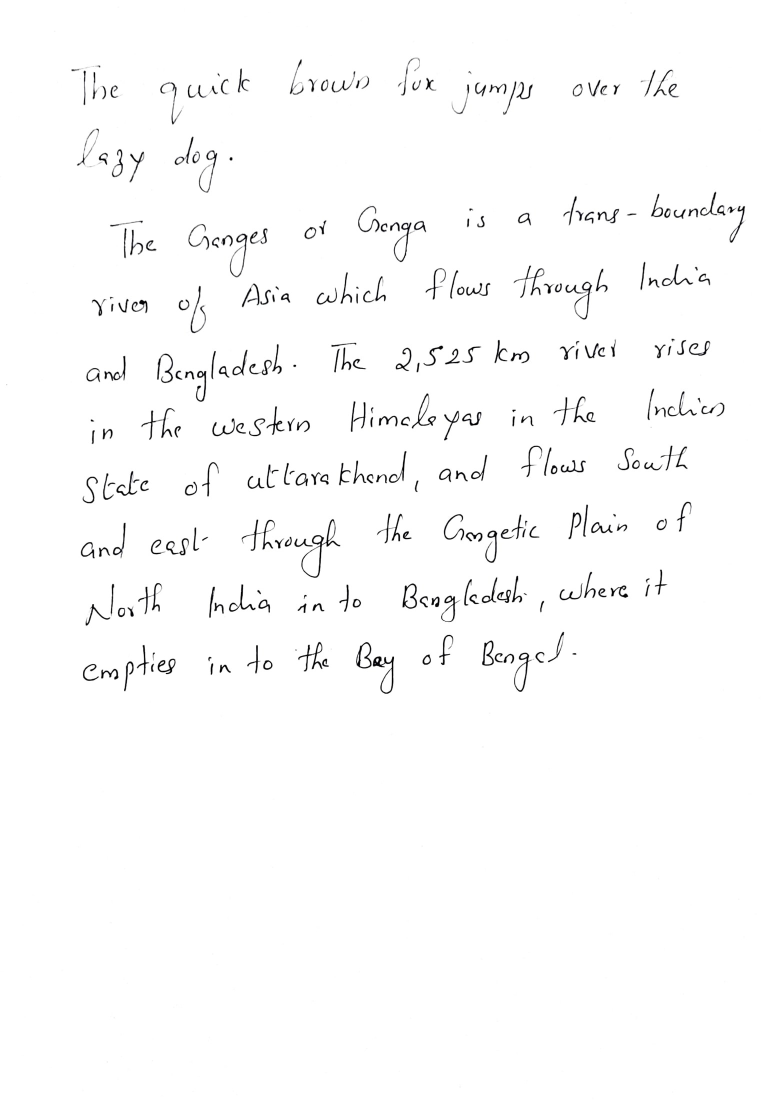
#> input picture source/segmentation/test.jpg, 1527 x 2200 px (shown at 1/2 size)
$ python -i utils.py   (imports and definitions only)   (older library calls are emulated)
#> lines starting #> are read from the running program, lines starting #| are printed output that depends on the picture
#> further down, picture is the input picture: shape (2200, 1527, 3); mean B, G, R 251, 251, 251
import cv2
import imutils
import numpy as np
from imutils import perspective
from PIL import Image

SMALL_HEIGHT = 800

# [10 lines left out: functions writeText, resize, not called in this run]

def ratio(img, height=SMALL_HEIGHT):
    return img.shape[0] / height

# [27 lines left out: functions thickenImage, sobelDetect, findEdges, not called in this run]

# https://stackoverflow.com/questions/44752240/how-to-remove-shadow-from-scanned-images-using-opencv
def removeShadows(image, norm=False):
#> called with norm = False
    rgb_planes = cv2.split(image)
    result_norm_planes = []
    for plane in rgb_planes:
        dilated_img = cv2.dilate(plane,kernel=(1,1),iterations=1)
        bg_img = cv2.medianBlur(dilated_img, 21)
        diff_img = 255 - cv2.absdiff(plane, bg_img)
        norm_img = cv2.normalize(diff_img,None, alpha=0, beta=255, norm_type=cv2.NORM_MINMAX, dtype=cv2.CV_8UC1)
        ret, norm_img = cv2.threshold(norm_img, 230, 0, cv2.THRESH_TRUNC)
        cv2.normalize(norm_img, norm_img, alpha=0, beta=255, norm_type=cv2.NORM_MINMAX, dtype=cv2.CV_8UC1)
        result_norm_planes.append(norm_img)
#> this loop made 3 passes
#> pass 1, in removeShadows, `ret, norm_img = cv2.threshold(norm_img, 230, 0, cv2.THRESH_TRUNC)`:
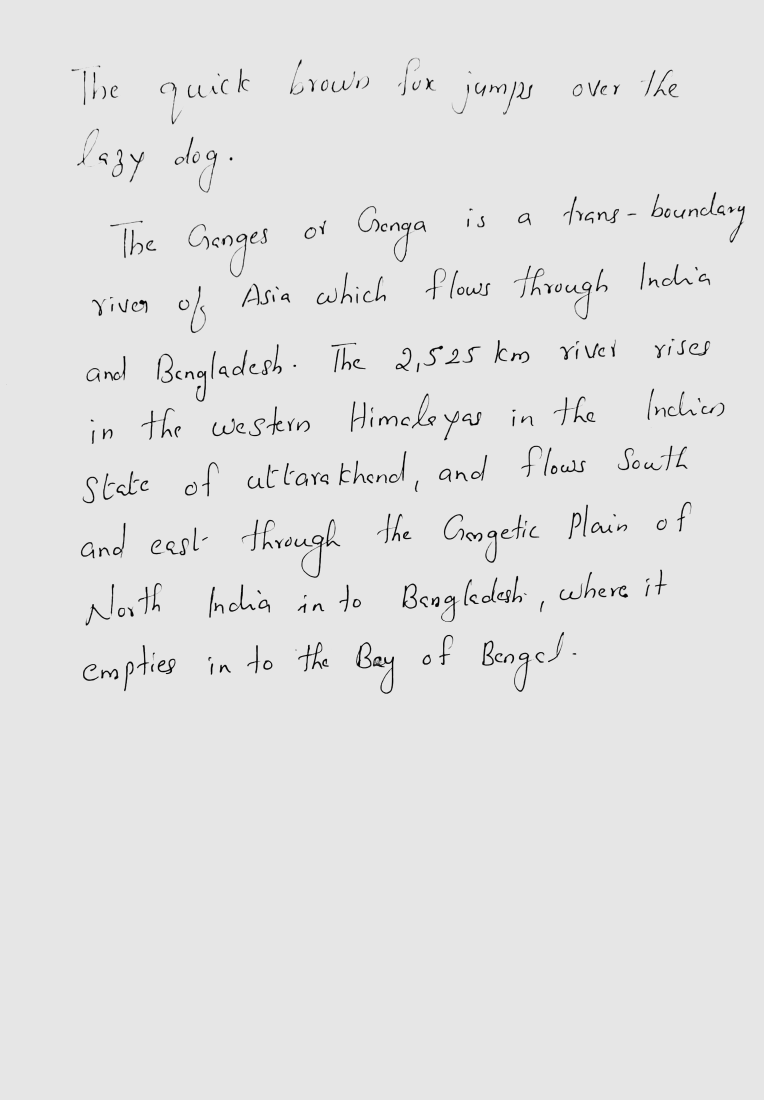
#> norm_img: shape (2200, 1527) (shown at 1/2 size); min 0, max 230, mean 226.7
#> after the loop, result_norm_planes = 3 items
    result_norm = cv2.merge(result_norm_planes)
    return result_norm


# https://www.pyimagesearch.com/2014/09/01/build-kick-ass-mobile-document-scanner-just-5-minutes/
# [58 lines left out: functions autoPerspectiveCorrection, stackImages, pad_images_to_same_size, not called in this run]

>>> import cv2
>>> picture = cv2.imread('test.jpg')
>>> result = removeShadows(picture)
